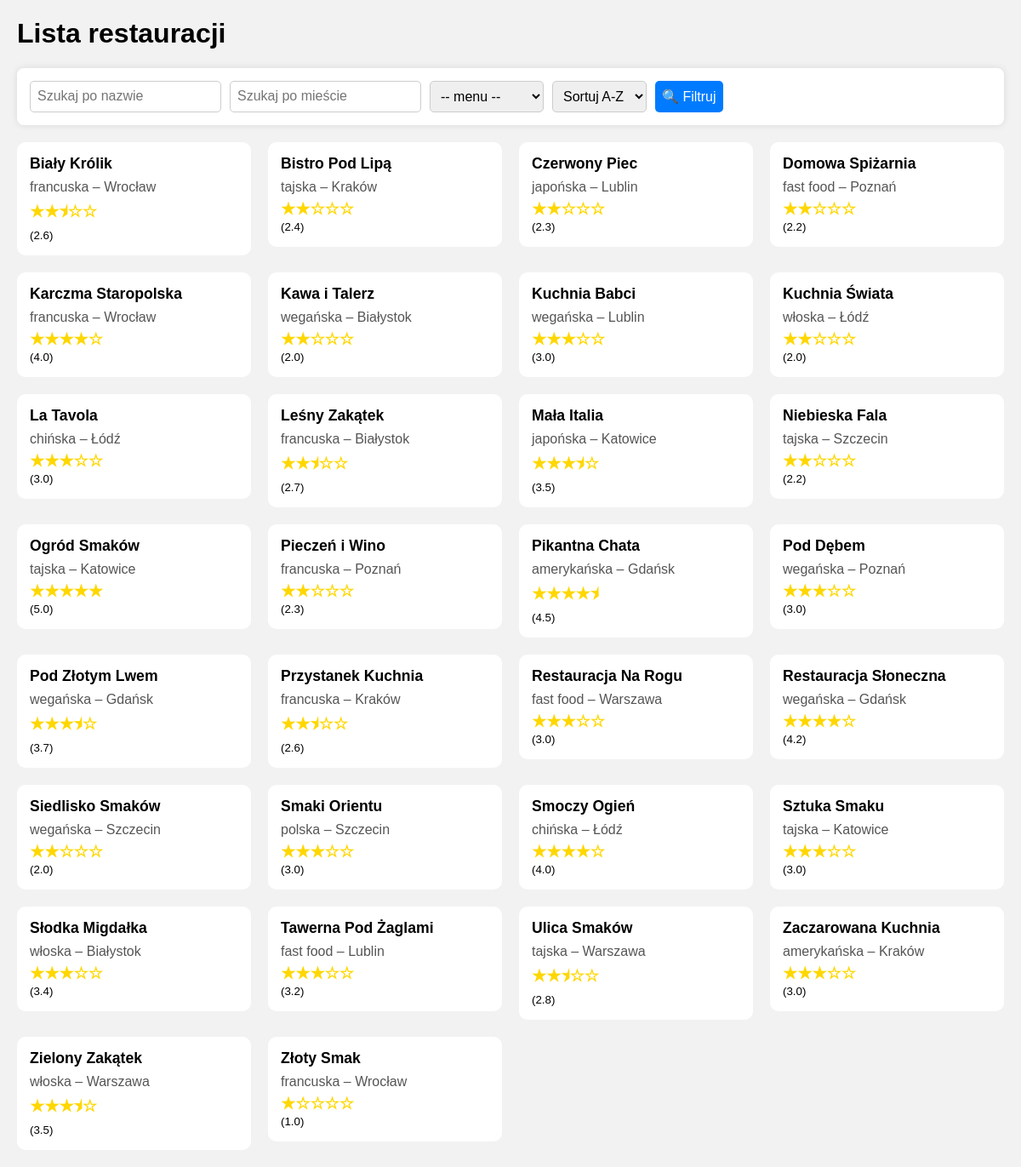
The page / on the database its author committed.
### portal/models.py (models this page shows, shortened)
class Restaurant(models.Model):
    name = models.CharField(max_length=100)
    address = models.CharField(max_length=255)
    menu_type = models.CharField(max_length=100)
    city = models.CharField(max_length=100, blank=True)
    def average_rating(self):
        ratings = [c.rating for c in self.comments.all()]
        return round(sum(ratings) / len(ratings), 1) if ratings else 0.0
    def rating_stars(self):
        avg = self.average_rating()
        full = int(avg)
        half = 1 if avg - full >= 0.5 else 0
        empty = 5 - full - half
        return "★" * full + "⯨" * half + "☆" * empty
    @property
    def city(self):
        if ',' in self.address:
            return self.address.split(',')[-1].strip()

class Comment(models.Model):
    restaurant = models.ForeignKey(Restaurant, on_delete=models.CASCADE, related_name="comments")
    content = models.TextField(blank=True)
    rating = models.PositiveIntegerField()  # 1–5

### portal/views.py (the view)
# urls.py: path("", views.restaurant_list, name="restaurant_list"),
def restaurant_list(request):
    name_filter = request.GET.get("name", "")
    city_filter = request.GET.get("city", "")
    menu_filter = request.GET.get("menu", "")
    sort_by = request.GET.get("sort", "name")  # domyślne sortowanie po nazwie
    restaurants = Restaurant.objects.all()
    if name_filter:
        restaurants = restaurants.filter(name__icontains=name_filter)
    if city_filter:
        restaurants = restaurants.filter(address__icontains=city_filter)
    if menu_filter:
        restaurants = restaurants.filter(menu_type__icontains=menu_filter)
    if sort_by in ["name", "-name"]:
        restaurants = restaurants.order_by(sort_by)
    return render(request, "portal/restaurant_list.html", {"restaurants": restaurants})

### portal/templates/portal/restaurant_list.html (shortened to what this page needs)
{% load static %}
<!DOCTYPE html>
<html lang="pl">
<head>
    <link rel="stylesheet" href="{% static 'css/style.css' %}">
</head>
<body>
<h1>Lista restauracji</h1>
<form method="get">
    <input type="text" name="name" placeholder="Szukaj po nazwie" value="{{ request.GET.name }}">
    <input type="text" name="city" placeholder="Szukaj po mieście" value="{{ request.GET.city }}">
    <select name="menu">
        <option value="">-- menu --</option>
    </select>
    <select name="sort">
        <option value="name" {% if request.GET.sort == "name" %}selected{% endif %}>Sortuj A-Z</option>
    </select>
    <button type="submit">🔍 Filtruj</button>
</form>
<div class="grid">
    {% for r in restaurants %}
        <a href="{% url 'restaurant_detail' r.pk %}" class="card-link">
            <div class="card">
                <h3>{{ r.name }}</h3>
                <p>{{ r.menu_type }} – {{ r.city }}</p>
                <span class="stars">{{ r.rating_stars }}</span>
                <small>({{ r.average_rating }})</small>
            </div>
        </a>
    {% empty %}
        <p>Brak wyników.</p>
    {% endfor %}
</div>
</body>
</html>

### portal/static/css/style.css (style rules this page uses)
body { font-family: Arial, sans-serif; background-color: #f2f2f2; margin: 20px; }
form { display: flex; flex-wrap: wrap; gap: 10px; background-color: white; padding: 15px; border-radius: 8px; margin-bottom: 20px; box-shadow: 0 0 8px rgba(0,0,0,0.1); }
input, select, button { padding: 8px; font-size: 1em; border-radius: 5px; border: 1px solid #ccc; }
button { background-color: #007bff; color: white; border: none; cursor: pointer; transition: background-color 0.3s ease; }
.grid { display: grid; grid-template-columns: repeat(4, 1fr); gap: 20px; margin-top: 20px; }
.card-link { text-decoration: none; color: inherit; display: block; border-radius: 10px; transition: box-shadow 0.2s ease, transform 0.2s ease; }
.card { background-color: white; padding: 15px; border-radius: 10px; }
.card h3 { margin: 0 0 8px 0; font-weight: bold; font-size: 1.1em; }
.card p { margin: 0; color: #555; }
.stars { color: gold; font-size: 1.2em; margin-top: 5px; font-weight: bold; display: block; }

### rows shown on the page
Restaurant: name "Biały Królik", menu_type "francuska", city "Wrocław", rating_stars "★★⯨☆☆", average_rating "2.6"
Restaurant: name "Bistro Pod Lipą", menu_type "tajska", city "Kraków", rating_stars "★★☆☆☆", average_rating "2.4"
Restaurant: name "Czerwony Piec", menu_type "japońska", city "Lublin", rating_stars "★★☆☆☆", average_rating "2.3"
Restaurant: name "Domowa Spiżarnia", menu_type "fast food", city "Poznań", rating_stars "★★☆☆☆", average_rating "2.2"
Restaurant: name "Karczma Staropolska", menu_type "francuska", city "Wrocław", rating_stars "★★★★☆", average_rating "4.0"
Restaurant: name "Kawa i Talerz", menu_type "wegańska", city "Białystok", rating_stars "★★☆☆☆", average_rating "2.0"
Restaurant: name "Kuchnia Babci", menu_type "wegańska", city "Lublin", rating_stars "★★★☆☆", average_rating "3.0"
Restaurant: name "Kuchnia Świata", menu_type "włoska", city "Łódź", rating_stars "★★☆☆☆", average_rating "2.0"
Restaurant: name "La Tavola", menu_type "chińska", city "Łódź", rating_stars "★★★☆☆", average_rating "3.0"
Restaurant: name "Leśny Zakątek", menu_type "francuska", city "Białystok", rating_stars "★★⯨☆☆", average_rating "2.7"
Restaurant: name "Mała Italia", menu_type "japońska", city "Katowice", rating_stars "★★★⯨☆", average_rating "3.5"
Restaurant: name "Niebieska Fala", menu_type "tajska", city "Szczecin", rating_stars "★★☆☆☆", average_rating "2.2"
Restaurant: name "Ogród Smaków", menu_type "tajska", city "Katowice", rating_stars "★★★★★", average_rating "5.0"
Restaurant: name "Pieczeń i Wino", menu_type "francuska", city "Poznań", rating_stars "★★☆☆☆", average_rating "2.3"
Restaurant: name "Pikantna Chata", menu_type "amerykańska", city "Gdańsk", rating_stars "★★★★⯨", average_rating "4.5"
Restaurant: name "Pod Dębem", menu_type "wegańska", city "Poznań", rating_stars "★★★☆☆", average_rating "3.0"
Restaurant: name "Pod Złotym Lwem", menu_type "wegańska", city "Gdańsk", rating_stars "★★★⯨☆", average_rating "3.7"
Restaurant: name "Przystanek Kuchnia", menu_type "francuska", city "Kraków", rating_stars "★★⯨☆☆", average_rating "2.6"
Restaurant: name "Restauracja Na Rogu", menu_type "fast food", city "Warszawa", rating_stars "★★★☆☆", average_rating "3.0"
Restaurant: name "Restauracja Słoneczna", menu_type "wegańska", city "Gdańsk", rating_stars "★★★★☆", average_rating "4.2"
Restaurant: name "Siedlisko Smaków", menu_type "wegańska", city "Szczecin", rating_stars "★★☆☆☆", average_rating "2.0"
Restaurant: name "Smaki Orientu", menu_type "polska", city "Szczecin", rating_stars "★★★☆☆", average_rating "3.0"
Restaurant: name "Smoczy Ogień", menu_type "chińska", city "Łódź", rating_stars "★★★★☆", average_rating "4.0"
Restaurant: name "Sztuka Smaku", menu_type "tajska", city "Katowice", rating_stars "★★★☆☆", average_rating "3.0"
Restaurant: name "Słodka Migdałka", menu_type "włoska", city "Białystok", rating_stars "★★★☆☆", average_rating "3.4"
Restaurant: name "Tawerna Pod Żaglami", menu_type "fast food", city "Lublin", rating_stars "★★★☆☆", average_rating "3.2"
Restaurant: name "Ulica Smaków", menu_type "tajska", city "Warszawa", rating_stars "★★⯨☆☆", average_rating "2.8"
Restaurant: name "Zaczarowana Kuchnia", menu_type "amerykańska", city "Kraków", rating_stars "★★★☆☆", average_rating "3.0"
Restaurant: name "Zielony Zakątek", menu_type "włoska", city "Warszawa", rating_stars "★★★⯨☆", average_rating "3.5"
Restaurant: name "Złoty Smak", menu_type "francuska", city "Wrocław", rating_stars "★☆☆☆☆", average_rating "1.0"
